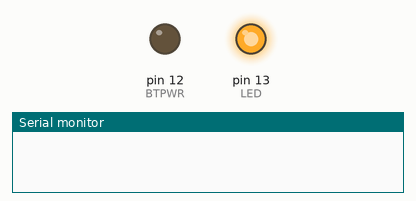
Simulated run of this sketch. Board: Arduino Uno, built with avr-gcc and run on an emulated ATmega328P. Parts: output pins drawn as LEDs (lit = HIGH), the last lines printed to the serial monitor.

Above: at 0.1 s.
At 4.1 s:
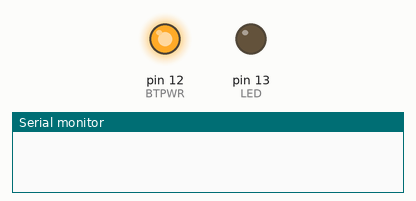
At 14.1 s:
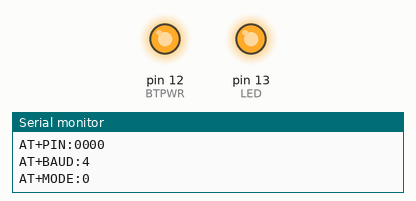
Timing chart, 0 to 15.6 s (numbered marks = the images above):
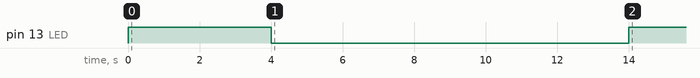

The sketch:

bluetooth_AT.ino
```cpp
#include <SoftwareSerial.h> //Librería puertos seriales

const int LED =13;
const int BTPWR =12;

String nombreBT="AutoNOMO";
String pin="0000";
char velocidad='4';
char modo='0';

void setup()
{
  pinMode(LED, OUTPUT);
  pinMode(BTPWR, OUTPUT);

  Serial.begin(38400);
  digitalWrite(LED, HIGH);
  delay(4000);
  digitalWrite(LED, LOW);
  digitalWrite(BTPWR, HIGH);
  delay(10000);
  Serial.print("AT\r\n");
  Serial.print("AT+NAME:"+nombreBT+"\r\n");
  Serial.print("AT+PIN:"+pin+"\r\n");
  Serial.print("AT+BAUD:4\r\n");
  Serial.print("AT+MODE:0\r\n");
  digitalWrite(LED, HIGH);
  }

void loop()
{
}
```
